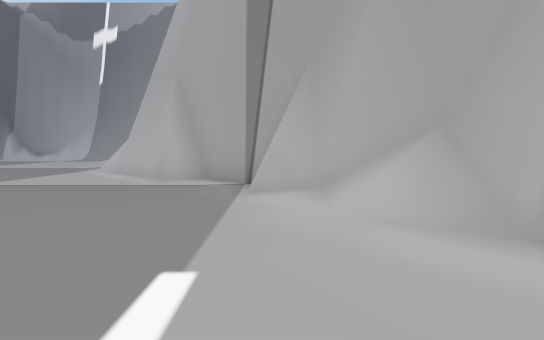
view 1 (above)

22 first-person views from a walk through a Unity game level. The camera is 1.4 m above the floor, tilts 4° down and sees 80° across. The floor is counted in squares, 2 m on a side. Each view is taken from the middle of a square. On the plan, view 1 faces up. The plan holds only what a view shows up to about 10 squares ahead; the rest is blank. The place goes on beyond the plan. The player is left out.

view 2
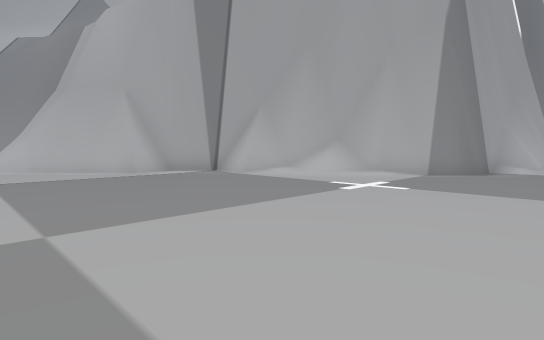

view 3
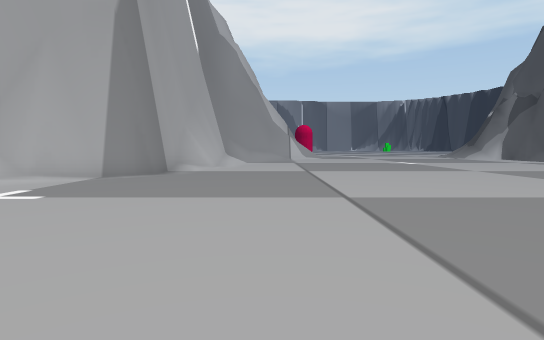

view 4
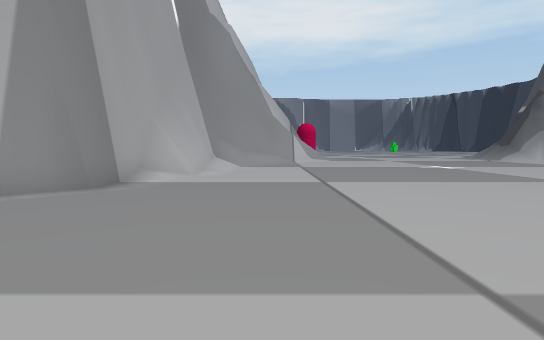

view 5
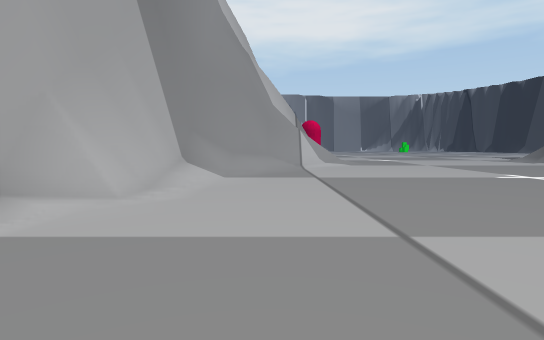

view 6
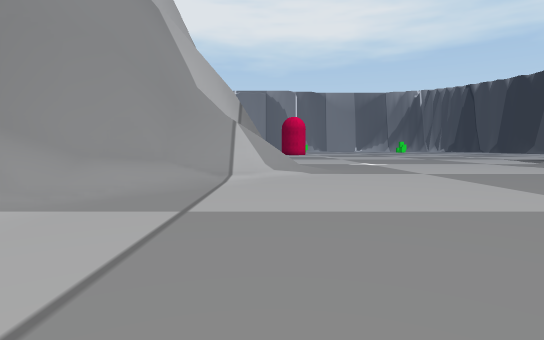

view 7
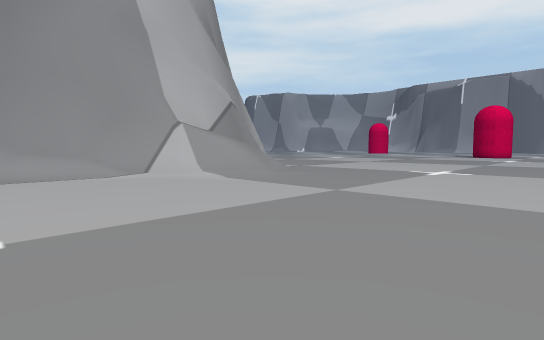

view 8
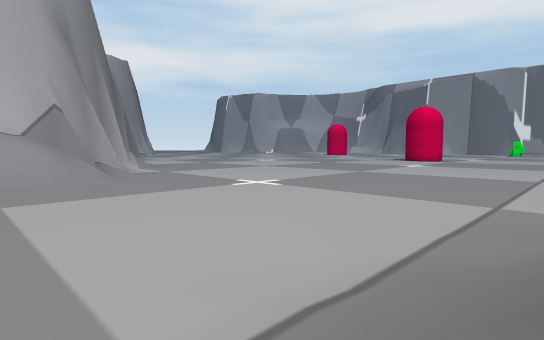

view 9
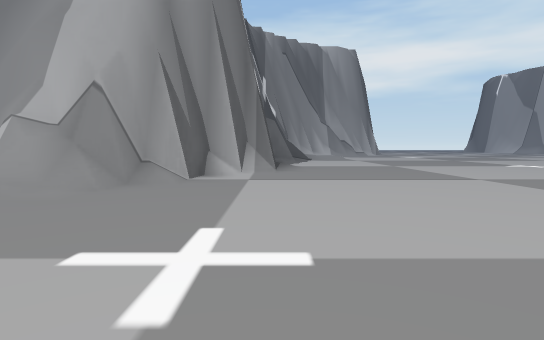

view 10
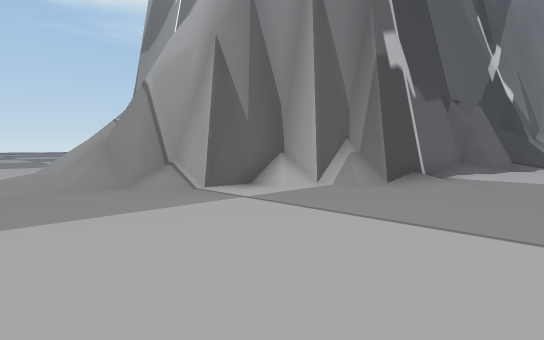

view 11
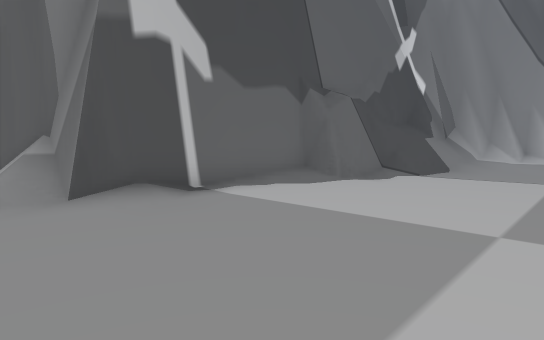

view 12
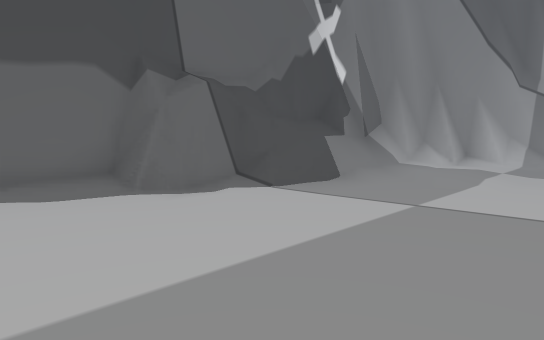

view 13
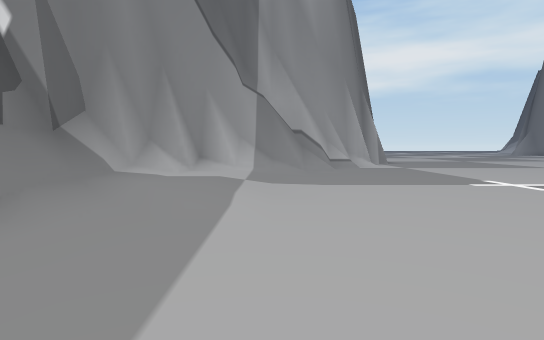

view 14
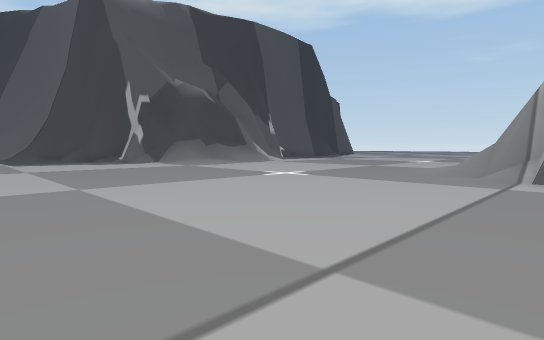

view 15
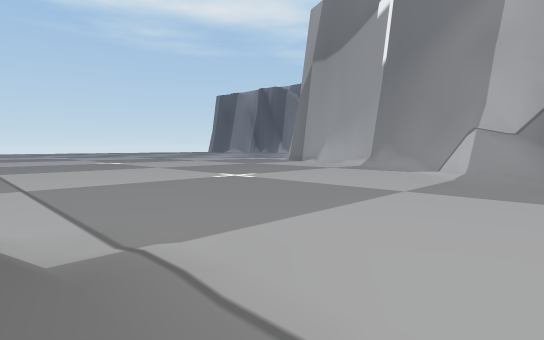

view 16
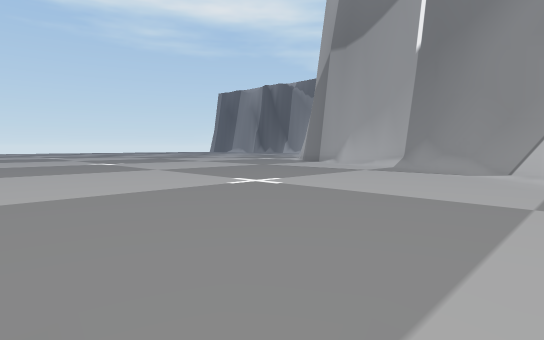

view 17
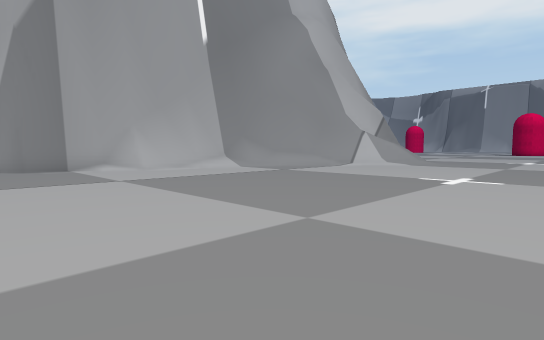

view 18
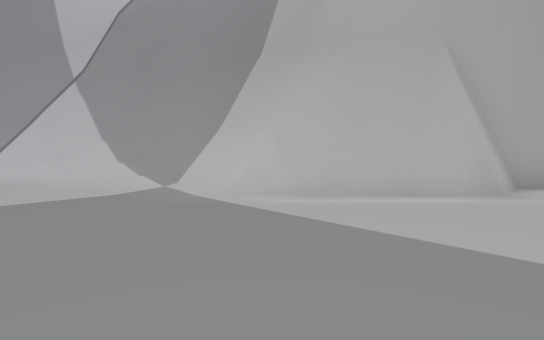

view 19
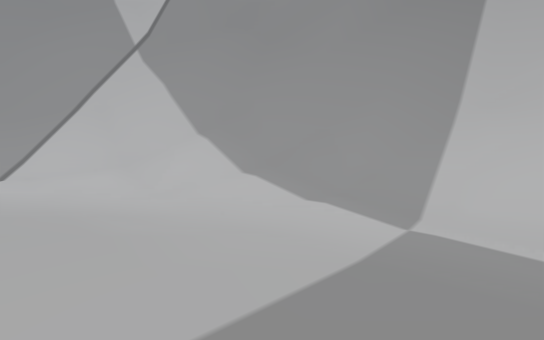

view 20
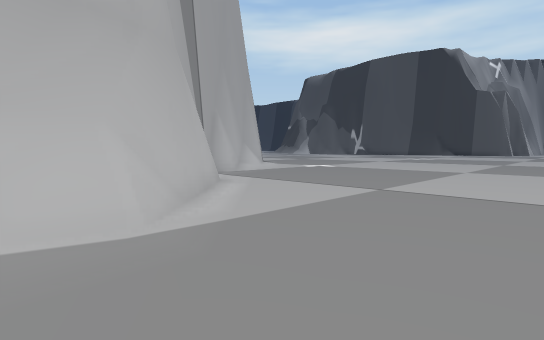

view 21
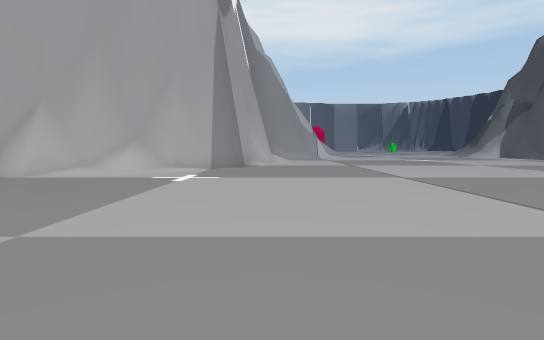

view 22
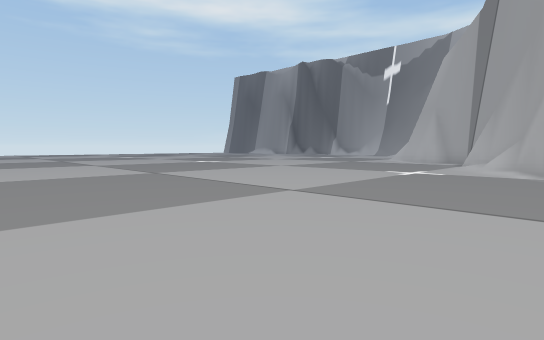

### Floor plan
Key: @ floor where view 1 was taken; # wall or solid block; . main floor; : floor 0.25 m higher than the main floor; / step, stairs or slope; = window, fence, low wall or low ledge.
Columns run from 8 left of view 1 to 26 right of it. Each row starts with its distance up from view 1.
 17  #
 16 /##
 15 ./##                           ####
 14 .//#                           ##//
 13 ../#                          ##//.
 12 ../##                        ##/:..
 11 ...##                       ##=::..
 10 .../#                       ##/::..
  9 ....##                      #////..
  8 .....##                     #///...
  7 ......###                   ##/....
  6 ........#                   ##/....
  5  .......##                  ##.....
  4  ......./#                  ##.....
  3  ........##                 #......
  2  ......../##                #......
  1  ..........##               #.....
  0  .......@...#####           #.....
 -1 ...............#####       ##......
 -2  ................./####   ##.......
 -3   .................//### ##........
 -4  ..................../#####........
 -5 ....................../=//.........
 -6 .......................//..........
 -7 ...................................
 -8       .............................
 -9          .........................
-10           ........................
-11           ........................
-12            .......................
-13            ........................
-14             .........../...........
-15                    .../////..   ..

Positions as (right, up) in squares from view 1, and headings:
1: (0, 0), facing up
2: (-6, -2), facing up-right
3: (-5, -3), facing right
4: (-2, -3), facing right
5: (2, -3), facing right
6: (6, -5), facing right
7: (10, -12), facing up-right
8: (14, -15), facing up-right
9: (20, -11), facing up
10: (23, -7), facing up-left
11: (25, -2), facing up-left
12: (26, 2), facing up-left
13: (25, 5), facing up
14: (26, -3), facing down-left
15: (17, -15), facing up-left
16: (15, -14), facing up-left
17: (2, -11), facing up-right
18: (-8, 6), facing up-right
19: (-8, 10), facing up-right
20: (-8, 11), facing down-right
21: (-8, -1), facing right
22: (3, -8), facing up-left
